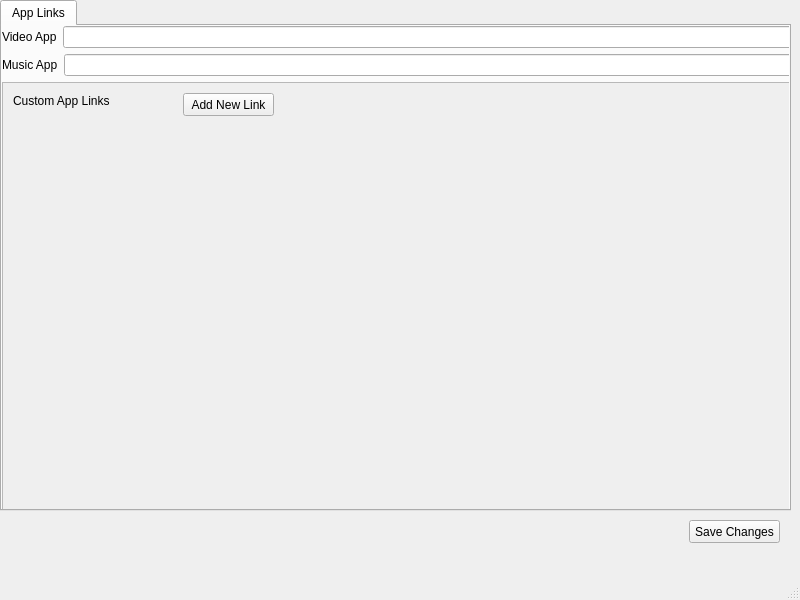
<?xml version="1.0" encoding="UTF-8"?>
<ui version="4.0">
 <class>MainWindow</class>
 <widget class="QMainWindow" name="MainWindow">
  <property name="geometry">
   <rect>
    <x>0</x>
    <y>0</y>
    <width>800</width>
    <height>600</height>
   </rect>
  </property>
  <property name="windowTitle">
   <string>MainWindow</string>
  </property>
  <property name="windowIcon">
   <iconset>
    <normaloff>icon.png</normaloff>icon.png</iconset>
  </property>
  <widget class="QWidget" name="centralwidget">
   <widget class="QTabWidget" name="tabWidget">
    <property name="geometry">
     <rect>
      <x>0</x>
      <y>0</y>
      <width>791</width>
      <height>511</height>
     </rect>
    </property>
    <property name="currentIndex">
     <number>0</number>
    </property>
    <widget class="QWidget" name="tabAppLinks">
     <attribute name="title">
      <string>App Links</string>
     </attribute>
     <widget class="QWidget" name="verticalLayoutWidget">
      <property name="geometry">
       <rect>
        <x>0</x>
        <y>0</y>
        <width>791</width>
        <height>531</height>
       </rect>
      </property>
      <layout class="QVBoxLayout" name="vertAppLinks">
       <item>
        <layout class="QHBoxLayout" name="horiVideoAppLink">
         <item>
          <widget class="QLabel" name="labelVideo">
           <property name="text">
            <string>Video App</string>
           </property>
          </widget>
         </item>
         <item>
          <widget class="QLineEdit" name="lineEditVideo"/>
         </item>
        </layout>
       </item>
       <item>
        <layout class="QHBoxLayout" name="horiAudioAppLink">
         <item>
          <widget class="QLabel" name="labelAudio">
           <property name="text">
            <string>Music App</string>
           </property>
          </widget>
         </item>
         <item>
          <widget class="QLineEdit" name="lineEditAudio"/>
         </item>
        </layout>
       </item>
       <item>
        <widget class="QScrollArea" name="scrollAreaCustoms">
         <property name="widgetResizable">
          <bool>true</bool>
         </property>
         <widget class="QWidget" name="scrollAreaWidgetContents_2">
          <property name="geometry">
           <rect>
            <x>0</x>
            <y>0</y>
            <width>787</width>
            <height>465</height>
           </rect>
          </property>
          <widget class="QLabel" name="labelCustom">
           <property name="geometry">
            <rect>
             <x>10</x>
             <y>10</y>
             <width>121</width>
             <height>16</height>
            </rect>
           </property>
           <property name="text">
            <string>Custom App Links</string>
           </property>
          </widget>
          <widget class="QWidget" name="verticalLayoutWidget_2">
           <property name="geometry">
            <rect>
             <x>9</x>
             <y>39</y>
             <width>761</width>
             <height>371</height>
            </rect>
           </property>
           <layout class="QVBoxLayout" name="vertCustom">
            <item>
             <spacer name="verticalSpacer">
              <property name="orientation">
               <enum>Qt::Vertical</enum>
              </property>
              <property name="sizeHint" stdset="0">
               <size>
                <width>20</width>
                <height>40</height>
               </size>
              </property>
             </spacer>
            </item>
           </layout>
          </widget>
          <widget class="QPushButton" name="buttonAdd">
           <property name="geometry">
            <rect>
             <x>180</x>
             <y>10</y>
             <width>91</width>
             <height>23</height>
            </rect>
           </property>
           <property name="text">
            <string>Add New Link</string>
           </property>
          </widget>
         </widget>
        </widget>
       </item>
      </layout>
     </widget>
    </widget>
   </widget>
   <widget class="QPushButton" name="buttonSave">
    <property name="geometry">
     <rect>
      <x>689</x>
      <y>520</y>
      <width>91</width>
      <height>23</height>
     </rect>
    </property>
    <property name="text">
     <string>Save Changes</string>
    </property>
   </widget>
  </widget>
  <widget class="QMenuBar" name="menubar">
   <property name="geometry">
    <rect>
     <x>0</x>
     <y>0</y>
     <width>800</width>
     <height>20</height>
    </rect>
   </property>
  </widget>
  <widget class="QStatusBar" name="statusbar"/>
 </widget>
 <resources/>
 <connections/>
</ui>
